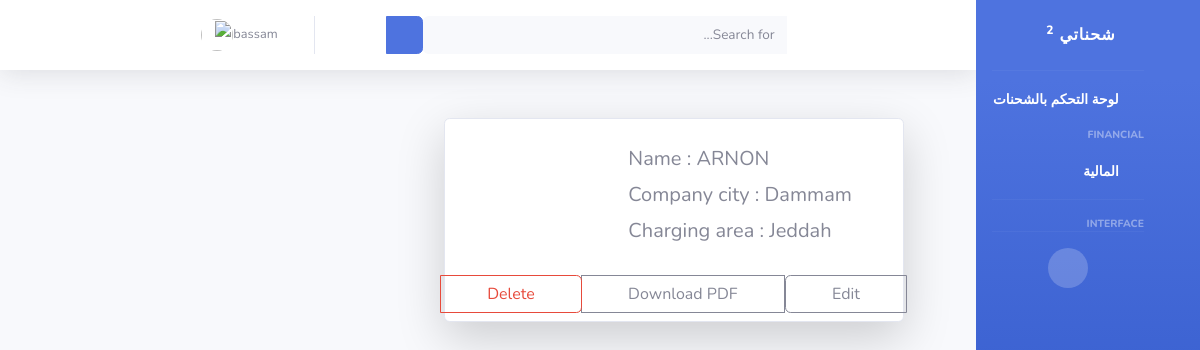
Screenshot of /companies/detials/1 (signed in) with the database file from the repository.
### companies/models.py (models this page shows, shortened)
class CompanyModel(models.Model):
    company_name = models.CharField(max_length=225,  help_text='اسم الشركة')
    company_id = models.BigAutoField(primary_key=True)
    company_city = models.CharField(max_length=225,  default='Dammam',help_text='مقر الشركة')
    charging_area = models.CharField( max_length=225, default='Jeddah', help_text='منطقة الشحن ')

### companies/views.py (the view)
# urls.py: path('companies/detials/<int:pk>',company_details, name='company_details' ),
def company_details(request, pk):
    companies = get_object_or_404(CompanyModel, pk=pk)
    return render (request, 'companies/company_detials.html',{'companies':companies})

### Shuhnaty/templates/companies/company_detials.html
{% extends 'base.html' %}
{% block content %}
{% if user.is_authenticated %}
<div class="card  m-5 shadow-lg p-2 bg-body rounded" style="max-width: 460px;">
    <div class="row g-0">
        <div class="col-md-8">
            <div class="card-body">
                <h5 class="card-title">Name : {{companies.company_name }}</h5>
                <h5 class="card-title">Company city : {{companies.company_city }}</h5>
                <h5 class="card-title">Charging area : {{companies.charging_area }}</h5>
            </div>
        </div>
        <div class="btn-group" role="group" aria-label="Basic outlined example">
            <a class="btn btn-outline-secondary" href="{% url 'edit_company' companies.pk %}">Edit</a>
            <a class="btn btn-outline-secondary" href="#">Download PDF</a>
            <a class="btn btn-outline-danger" href="{% url 'company_delete' companies.pk %}">Delete</a>
        </div>
    </div>
</div>
{% endif %}
{% endblock %}

### Shuhnaty/templates/base.html (shortened to what this page needs)
{% load static %}
<!DOCTYPE html>
<html dir="rtl" lang="ar" >
<head>
    <link href="{% static 'vendor/fontawesome-free/css/all.min.css' %}" rel="stylesheet" type="text/css">
    <link href="{% static 'vendor/bootstrap-rtl.css' %}" rel="stylesheet" type="text/css">
    <link href="https://cdn.jsdelivr.net/npm/bootstrap@5.2.2/dist/css/bootstrap.min.css" rel="stylesheet">
    <link href="{% static 'css/sb-admin-2.min.css' %}" rel="stylesheet">
    <link href="{% static 'style.css' %}" rel="stylesheet">
    <link href="{% static 'vendor/datatables/dataTables.bootstrap4.min.css' %}" rel="stylesheet">
</head>
<body id="page-top" >
    <div id="wrapper">
        {% if user.is_authenticated %}
        <ul class="navbar-nav bg-gradient-primary sidebar sidebar-dark accordion " id="accordionSidebar">
            <a class="sidebar-brand d-flex align-items-center justify-content-center " href="{% url 'index' %}">
                <div class="sidebar-brand-text mx-3 ">شحناتي <sup>2</sup></div>
                <div class="sidebar-brand-icon rotate-n-15">
                    <i class="fas fa-laugh-wink"></i>
                </div>
            </a>
            <hr class="sidebar-divider my-0">
            <li class="nav-item active">
                <a class="nav-link text-right" href="{% url 'shipments_list'%}">
                    <i class="fas fa-fw fa-tachometer-alt"></i>
                    <span> لوحة التحكم بالشحنات</span></a>
            </li>
            <div class="sidebar-heading text-right">
                Financial
            </div>
            <li class="nav-item active">
                <a class="nav-link text-right" href="{% url 'dashboard_financial' %}">
                    <i class="fas fa-fw fa-tachometer-alt"></i>
                    <span> المالية</span></a>
            </li>
            <hr class="sidebar-divider">
            <div class="sidebar-heading text-right">
                Interface
            </div>
            <hr class="sidebar-divider d-none d-md-block">
            <div class="text-center d-none d-md-inline">
                <button class="rounded-circle border-0" id="sidebarToggle"></button>
            </div>
        </ul>
        {% endif %}
        <div id="content-wrapper" class="d-flex flex-column">
            <div id="content">
                {% if user.is_authenticated %}
                <nav class="navbar navbar-expand navbar-light bg-white topbar mb-4 static-top shadow">
                    <form
                        class="d-none d-sm-inline-block form-inline mr-auto ml-md-3 my-2 my-md-0 mw-100 navbar-search">
                        <div class="input-group">
                            <input type="text" class="form-control bg-light border-0 small" placeholder="Search for..."
                                aria-label="Search" aria-describedby="basic-addon2">
                            <div class="input-group-append">
                                <button class="btn btn-primary" type="button">
                                    <i class="fas fa-search fa-sm"></i>
                                </button>
                            </div>
                        </div>
                    </form>
                    <ul class="navbar-nav ml-auto">
                        <li class="nav-item dropdown no-arrow">
                            <a class="nav-link dropdown-toggle" href="#" id="userDropdown" role="button"
                                data-toggle="dropdown" aria-haspopup="true" aria-expanded="false">
                                <span class="mr-2 d-none d-lg-inline text-gray-600 small">{{ user }}</span>
                                <img class="img-profile rounded-circle" src="{% static 'img/undraw_profile.svg' %}">
                            </a>
                        </li>
                    </ul>
                </nav>
                {% endif %}
                <div class="container-fluid">
                    {% block content %}
                    {% endblock %}
                </div>
            </div>
        </div>
    </div>
</body>
</html>

### rows the page displays
CompanyModel: company_name "ARNON", company_city "Dammam", charging_area "Jeddah"

### other values shown
{{ user }} "bassam"
